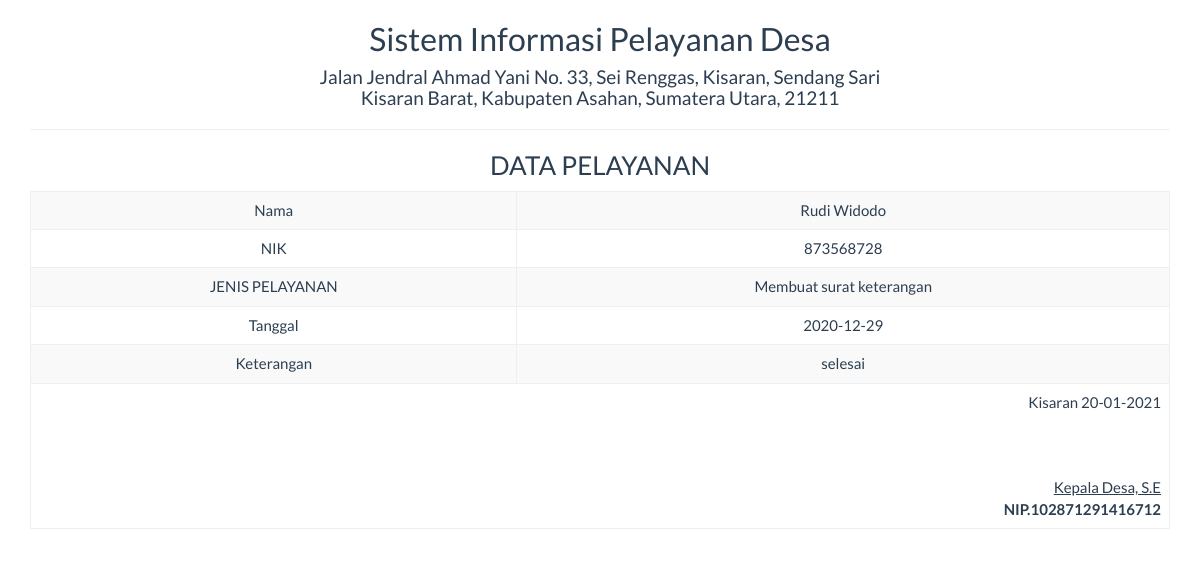
The page /report/pelayanan_satu.php?id=1 on the database its author committed.
### tables this page shows
CREATE TABLE `pelayanan` (
  `id` int(10) NOT NULL,
  `nama` varchar(30) NOT NULL,
  `nik` int(30) NOT NULL,
  `jenis_pelayanan` varchar(25) NOT NULL,
  `tanggal` date NOT NULL,
  `keterangan` varchar(30) NOT NULL
);

### report/pelayanan_satu.php (the view, shortened to what this page needs)
<!DOCTYPE html>
<html>
    <head>
        <link href="../Assets/css/bootstrap.min.css" rel="stylesheet" type="text/css"/>
    </head>
    <body onload="print()">
        <?php
        include '../config/koneksi.php';
        $sql = "SELECT * FROM pelayanan WHERE id='" . $_GET ['id'] . "'";
        $query = mysqli_query($koneksi, $sql) or die("SQL Detail error");
        $data = mysqli_fetch_array($query);
        ?>
        <div class="container">
            <div class='row'>
                <div class="col-sm-12">
                    <div class="text-center">
                        <h2>Sistem Informasi Pelayanan Desa </h2>
                        <h4>Jalan Jendral Ahmad Yani No. 33, Sei Renggas, Kisaran, Sendang Sari <br> Kisaran Barat, Kabupaten Asahan, Sumatera Utara, 21211</h4>
                        <hr>
                        <h3>DATA PELAYANAN</h3>
                        <table class="table table-bordered table-striped table-hover">
                            <tbody>
								<tr>
                                    <td>Nama</td> <td><?= $data['nama'] ?></td>
                                </tr>
                                <tr>
                                    <td>NIK</td> <td><?= $data['nik'] ?></td>
                                </tr>
								<tr>
                                    <td>JENIS PELAYANAN</td> <td><?= $data['jenis_pelayanan'] ?></td>
                                </tr>
								<tr>
                                    <td>Tanggal</td> <td><?= $data['tanggal'] ?></td>
                                </tr>
								<tr>
                                    <td>Keterangan</td> <td><?= $data['keterangan'] ?></td>
                                </tr>
                            </tbody>
                            <tfoot>
                                <tr>
                                    <td colspan="2" class="text-right">
                                        Kisaran  <?= date("d-m-Y") ?>
                                        <br><br><br><br>
                                        <u>Kepala Desa, S.E<strong></u><br>
                                        NIP.102871291416712
									</td>
								</tr>
							</tfoot>
                        </table>
                    </div>
                </div>
            </div>
    </body>
</html>

### rows shown on the page
pelayanan: nama "Rudi Widodo", nik "873568728", jenis_pelayanan "Membuat surat keterangan", tanggal "2020-12-29", keterangan "selesai"
